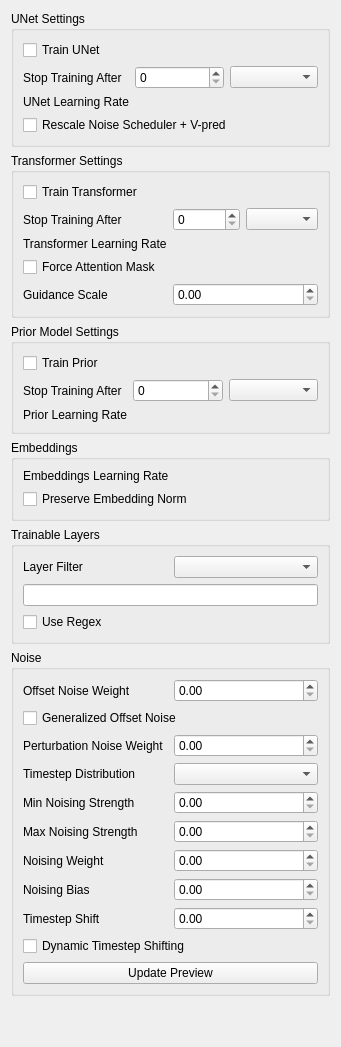
        <widget class="QFrame" name="verticalFrame">
         <layout class="QVBoxLayout" name="verticalLayout_9">
          <item>
           <widget class="QGroupBox" name="unetGbx">
            <property name="title">
             <string>UNet Settings</string>
            </property>
            <layout class="QGridLayout" name="gridLayout_11">
             <item row="2" column="0">
              <widget class="QLabel" name="label_57">
               <property name="text">
                <string>UNet Learning Rate</string>
               </property>
               <property name="buddy">
                <cstring>unetLearningRateLed</cstring>
               </property>
              </widget>
             </item>
             <item row="1" column="1">
              <widget class="QSpinBox" name="unetStopSbx">
               <property name="toolTip">
                <string>When to stop training the UNet</string>
               </property>
               <property name="maximum">
                <number>999999999</number>
               </property>
              </widget>
             </item>
             <item row="1" column="0">
              <widget class="QLabel" name="label_56">
               <property name="text">
                <string>Stop Training After</string>
               </property>
               <property name="buddy">
                <cstring>unetStopSbx</cstring>
               </property>
              </widget>
             </item>
             <item row="1" column="2">
              <widget class="QComboBox" name="unetStopCmb"/>
             </item>
             <item row="3" column="0" colspan="3">
              <widget class="QCheckBox" name="unetRescaleCbx">
               <property name="toolTip">
                <string>Rescales the noise scheduler to a zero terminal signal to noise ratio and switches the model to a v-prediction target</string>
               </property>
               <property name="text">
                <string>Rescale Noise Scheduler + V-pred</string>
               </property>
              </widget>
             </item>
             <item row="0" column="0" colspan="3">
              <widget class="QCheckBox" name="unetTrainCbx">
               <property name="toolTip">
                <string>Enables training the UNet model</string>
               </property>
               <property name="text">
                <string>Train UNet</string>
               </property>
              </widget>
             </item>
             <item row="2" column="2">
              <widget class="SNLineEdit" name="unetLearningRateLed" native="true">
               <property name="toolTip">
                <string>The learning rate of the UNet. Overrides the base learning rate</string>
               </property>
              </widget>
             </item>
            </layout>
           </widget>
          </item>
          <item>
           <widget class="QGroupBox" name="transformerGbx">
            <property name="title">
             <string>Transformer Settings</string>
            </property>
            <layout class="QGridLayout" name="gridLayout_13">
             <item row="0" column="0" colspan="3">
              <widget class="QCheckBox" name="transformerTrainCbx">
               <property name="toolTip">
                <string>Enables training the Transformer model</string>
               </property>
               <property name="text">
                <string>Train Transformer</string>
               </property>
              </widget>
             </item>
             <item row="1" column="0">
              <widget class="QLabel" name="label_61">
               <property name="text">
                <string>Stop Training After</string>
               </property>
               <property name="buddy">
                <cstring>transformerStopSbx</cstring>
               </property>
              </widget>
             </item>
             <item row="1" column="1">
              <widget class="QSpinBox" name="transformerStopSbx">
               <property name="toolTip">
                <string>When to stop training the Transformer</string>
               </property>
               <property name="maximum">
                <number>999999999</number>
               </property>
              </widget>
             </item>
             <item row="1" column="2">
              <widget class="QComboBox" name="transformerStopCmb"/>
             </item>
             <item row="4" column="0">
              <widget class="QLabel" name="transformerGuidanceLbl">
               <property name="text">
                <string>Guidance Scale</string>
               </property>
               <property name="buddy">
                <cstring>transformerGuidanceSbx</cstring>
               </property>
              </widget>
             </item>
             <item row="2" column="0">
              <widget class="QLabel" name="label_60">
               <property name="text">
                <string>Transformer Learning Rate</string>
               </property>
               <property name="buddy">
                <cstring>transformerLearningRateLed</cstring>
               </property>
              </widget>
             </item>
             <item row="3" column="0">
              <widget class="QCheckBox" name="transformerAttnMaskCbx">
               <property name="toolTip">
                <string>Force enables passing of a text embedding attention mask to the transformer. This can improve training on shorter captions</string>
               </property>
               <property name="text">
                <string>Force Attention Mask</string>
               </property>
              </widget>
             </item>
             <item row="4" column="1" colspan="2">
              <widget class="QDoubleSpinBox" name="transformerGuidanceSbx">
               <property name="toolTip">
                <string>The guidance scale of guidance distilled models passed to the transformer during training</string>
               </property>
              </widget>
             </item>
             <item row="2" column="2">
              <widget class="SNLineEdit" name="transformerLearningRateLed" native="true">
               <property name="toolTip">
                <string>The learning rate of the Transformer. Overrides the base learning rate</string>
               </property>
              </widget>
             </item>
            </layout>
           </widget>
          </item>
          <item>
           <widget class="QGroupBox" name="priorGbx">
            <property name="title">
             <string>Prior Model Settings</string>
            </property>
            <layout class="QGridLayout" name="gridLayout_12">
             <item row="0" column="0" colspan="3">
              <widget class="QCheckBox" name="priorTrainCbx">
               <property name="toolTip">
                <string>Enables training the Prior model</string>
               </property>
               <property name="text">
                <string>Train Prior</string>
               </property>
              </widget>
             </item>
             <item row="1" column="0">
              <widget class="QLabel" name="label_58">
               <property name="text">
                <string>Stop Training After</string>
               </property>
               <property name="buddy">
                <cstring>priorStopSbx</cstring>
               </property>
              </widget>
             </item>
             <item row="1" column="1">
              <widget class="QSpinBox" name="priorStopSbx">
               <property name="toolTip">
                <string>When to stop training the Prior</string>
               </property>
               <property name="maximum">
                <number>999999999</number>
               </property>
              </widget>
             </item>
             <item row="1" column="2">
              <widget class="QComboBox" name="priorStopCmb"/>
             </item>
             <item row="2" column="0">
              <widget class="QLabel" name="label_59">
               <property name="text">
                <string>Prior Learning Rate</string>
               </property>
               <property name="buddy">
                <cstring>priorLearningRateLed</cstring>
               </property>
              </widget>
             </item>
             <item row="2" column="2">
              <widget class="SNLineEdit" name="priorLearningRateLed" native="true">
               <property name="toolTip">
                <string>The learning rate of the Prior. Overrides the base learning rate</string>
               </property>
              </widget>
             </item>
            </layout>
           </widget>
          </item>
          <item>
           <widget class="QGroupBox" name="groupBox_3">
            <property name="title">
             <string>Embeddings</string>
            </property>
            <layout class="QGridLayout" name="gridLayout_3">
             <item row="0" column="1">
              <widget class="SNLineEdit" name="embeddingLearningRateLed" native="true">
               <property name="toolTip">
                <string>The learning rate of embeddings. Overrides the base learning rate</string>
               </property>
              </widget>
             </item>
             <item row="1" column="0" colspan="2">
              <widget class="QCheckBox" name="embeddingNormCbx">
               <property name="toolTip">
                <string>Rescales each trained embedding to the median embedding norm</string>
               </property>
               <property name="text">
                <string>Preserve Embedding Norm</string>
               </property>
              </widget>
             </item>
             <item row="0" column="0">
              <widget class="QLabel" name="label_12">
               <property name="text">
                <string>Embeddings Learning Rate</string>
               </property>
               <property name="buddy">
                <cstring>embeddingLearningRateLed</cstring>
               </property>
              </widget>
             </item>
            </layout>
           </widget>
          </item>
          <item>
           <widget class="QGroupBox" name="groupBox_8">
            <property name="title">
             <string>Trainable Layers</string>
            </property>
            <layout class="QGridLayout" name="gridLayout_4">
             <item row="0" column="0">
              <widget class="QLabel" name="label_13">
               <property name="text">
                <string>Layer Filter</string>
               </property>
               <property name="buddy">
                <cstring>layerFilterCmb</cstring>
               </property>
              </widget>
             </item>
             <item row="0" column="1">
              <widget class="QComboBox" name="layerFilterCmb"/>
             </item>
             <item row="1" column="0" colspan="2">
              <widget class="QLineEdit" name="layerFilterLed">
               <property name="toolTip">
                <string>Select a preset defining which layers to train, or select 'Custom' to define your own.
A blank 'custom' field or 'Full' will train all layers</string>
               </property>
              </widget>
             </item>
             <item row="2" column="0" colspan="2">
              <widget class="QCheckBox" name="layerFilterRegexCbx">
               <property name="text">
                <string>Use Regex</string>
               </property>
              </widget>
             </item>
            </layout>
           </widget>
          </item>
          <item>
           <widget class="QGroupBox" name="groupBox_5">
            <property name="title">
             <string>Noise</string>
            </property>
            <layout class="QGridLayout" name="gridLayout_5">
             <item row="3" column="0">
              <widget class="QLabel" name="label_16">
               <property name="text">
                <string>Timestep Distribution</string>
               </property>
               <property name="buddy">
                <cstring>timestepDistributionCmb</cstring>
               </property>
              </widget>
             </item>
             <item row="5" column="0">
              <widget class="QLabel" name="label_18">
               <property name="text">
                <string>Max Noising Strength</string>
               </property>
               <property name="buddy">
                <cstring>maxNoisingStrengthSbx</cstring>
               </property>
              </widget>
             </item>
             <item row="2" column="0">
              <widget class="QLabel" name="label_15">
               <property name="text">
                <string>Perturbation Noise Weight</string>
               </property>
               <property name="buddy">
                <cstring>perturbationNoiseWeightSbx</cstring>
               </property>
              </widget>
             </item>
             <item row="3" column="1">
              <widget class="QComboBox" name="timestepDistributionCmb">
               <property name="toolTip">
                <string>Selects the function to sample timesteps during training</string>
               </property>
              </widget>
             </item>
             <item row="5" column="1">
              <widget class="QDoubleSpinBox" name="maxNoisingStrengthSbx">
               <property name="toolTip">
                <string>Specifies the maximum noising strength used during training. This can be useful to reduce overfitting, but also reduces the impact of training samples on the overall image composition</string>
               </property>
              </widget>
             </item>
             <item row="4" column="0">
              <widget class="QLabel" name="label_17">
               <property name="text">
                <string>Min Noising Strength</string>
               </property>
               <property name="buddy">
                <cstring>minNoisingStrengthSbx</cstring>
               </property>
              </widget>
             </item>
             <item row="6" column="0">
              <widget class="QLabel" name="label_19">
               <property name="text">
                <string>Noising Weight</string>
               </property>
               <property name="buddy">
                <cstring>noisingWeightSbx</cstring>
               </property>
              </widget>
             </item>
             <item row="1" column="0" colspan="2">
              <widget class="QCheckBox" name="generalizedOffsetNoiseCbx">
               <property name="text">
                <string>Generalized Offset Noise</string>
               </property>
              </widget>
             </item>
             <item row="8" column="0">
              <widget class="QLabel" name="label_21">
               <property name="text">
                <string>Timestep Shift</string>
               </property>
               <property name="buddy">
                <cstring>timestepShiftSbx</cstring>
               </property>
              </widget>
             </item>
             <item row="7" column="1">
              <widget class="QDoubleSpinBox" name="noisingBiasSbx">
               <property name="toolTip">
                <string>Controls the bias parameter of the timestep distribution function. Use the preview to see more details</string>
               </property>
              </widget>
             </item>
             <item row="6" column="1">
              <widget class="QDoubleSpinBox" name="noisingWeightSbx">
               <property name="toolTip">
                <string>Controls the weight parameter of the timestep distribution function. Use the preview to see more details</string>
               </property>
              </widget>
             </item>
             <item row="0" column="1">
              <widget class="QDoubleSpinBox" name="offsetNoiseWeightSbx">
               <property name="toolTip">
                <string>The guidance scale of guidance distilled models passed to the transformer during training</string>
               </property>
              </widget>
             </item>
             <item row="7" column="0">
              <widget class="QLabel" name="label_20">
               <property name="text">
                <string>Noising Bias</string>
               </property>
               <property name="buddy">
                <cstring>noisingBiasSbx</cstring>
               </property>
              </widget>
             </item>
             <item row="12" column="0" colspan="2">
              <widget class="QPushButton" name="updatePreviewBtn">
               <property name="text">
                <string>Update Preview</string>
               </property>
              </widget>
             </item>
             <item row="4" column="1">
              <widget class="QDoubleSpinBox" name="minNoisingStrengthSbx">
               <property name="toolTip">
                <string>Specifies the minimum noising strength used during training. This can help to improve composition, but prevents finer details from being trained</string>
               </property>
              </widget>
             </item>
             <item row="2" column="1">
              <widget class="QDoubleSpinBox" name="perturbationNoiseWeightSbx">
               <property name="toolTip">
                <string>The weight of perturbation noise added to each training step</string>
               </property>
              </widget>
             </item>
             <item row="8" column="1">
              <widget class="QDoubleSpinBox" name="timestepShiftSbx">
               <property name="toolTip">
                <string>&lt;html&gt;&lt;head/&gt;&lt;body&gt;&lt;p&gt;Shift the timestep distribution&lt;/p&gt;&lt;/body&gt;&lt;/html&gt;</string>
               </property>
              </widget>
             </item>
             <item row="0" column="0">
              <widget class="QLabel" name="label_14">
               <property name="text">
                <string>Offset Noise Weight</string>
               </property>
               <property name="buddy">
                <cstring>offsetNoiseWeightSbx</cstring>
               </property>
              </widget>
             </item>
             <item row="10" column="0" colspan="2">
              <widget class="QCheckBox" name="dynamicTimestepShiftingCbx">
               <property name="toolTip">
                <string>Dynamically shift the timestep distribution based on resolution. For the preview, a random resolution between 512 and 1024 is used, assuming a VAE scale factor of 8. During training, the actual resolution</string>
               </property>
               <property name="text">
                <string>Dynamic Timestep Shifting</string>
               </property>
              </widget>
             </item>
             <item row="11" column="0" colspan="2">
              <layout class="QVBoxLayout" name="previewLay"/>
             </item>
            </layout>
           </widget>
          </item>
          <item>
           <spacer name="verticalSpacer_3">
            <property name="orientation">
             <enum>Qt::Orientation::Vertical</enum>
            </property>
            <property name="sizeHint" stdset="0">
             <size>
              <width>20</width>
              <height>40</height>
             </size>
            </property>
           </spacer>
          </item>
         </layout>
        </widget>
